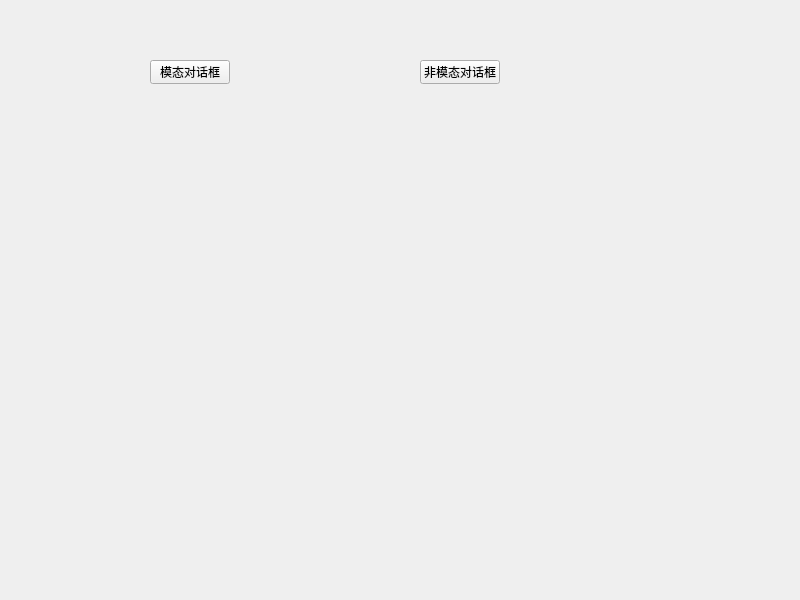
<?xml version="1.0" encoding="UTF-8"?>
<ui version="4.0">
 <class>Widget</class>
 <widget class="QWidget" name="Widget">
  <property name="geometry">
   <rect>
    <x>0</x>
    <y>0</y>
    <width>800</width>
    <height>600</height>
   </rect>
  </property>
  <property name="windowTitle">
   <string>Widget</string>
  </property>
  <widget class="QPushButton" name="modelPushButton">
   <property name="geometry">
    <rect>
     <x>150</x>
     <y>60</y>
     <width>80</width>
     <height>24</height>
    </rect>
   </property>
   <property name="text">
    <string>模态对话框</string>
   </property>
  </widget>
  <widget class="QPushButton" name="showPushButton">
   <property name="geometry">
    <rect>
     <x>420</x>
     <y>60</y>
     <width>80</width>
     <height>24</height>
    </rect>
   </property>
   <property name="text">
    <string>非模态对话框</string>
   </property>
  </widget>
 </widget>
 <resources/>
 <connections/>
</ui>
